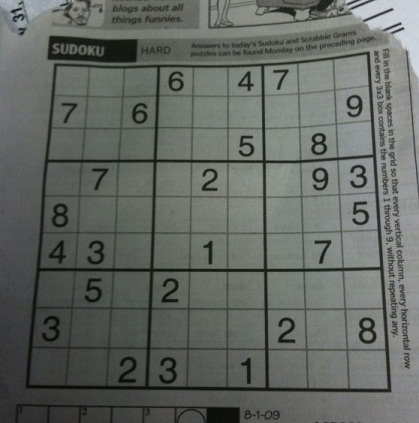
#> input picture Image-Processing-Lab-04-Huy/sudoku.png, 419 x 423 px
$ python -i Exercise03.py   (imports and definitions only)
#> lines starting #> are read from the running program, lines starting #| are printed output that depends on the picture; after the words box and inside, x2 and y2 are one past the last pixel; in counts of white or black regions, pixels touching at a corner belong together
#> further down, picture is the input picture: shape (423, 419, 3); mean B, G, R 98.9, 103.6, 99.4
"""
Using morphological operations and contour to draw rectangles surrounding each digit (bounding boxes).

(1) Convert to binary image (mask of numbers) using thresholding techniques
(2) Using opening and closing to remove noise and connect broken digits
(3) Using dilation to connect digits of each numbers (choose a suitable kernel in size)

"""

import cv2 as cv
import numpy as np

def exercise03(image):
    # read image
    numbers_img = image

    # convert image to grayscale
    gray_numbers = cv.cvtColor(numbers_img, cv.COLOR_BGR2GRAY)

    # convert to binary
    thresh = cv.threshold(gray_numbers, 0, 255, cv.THRESH_BINARY_INV | cv.THRESH_OTSU)[1]
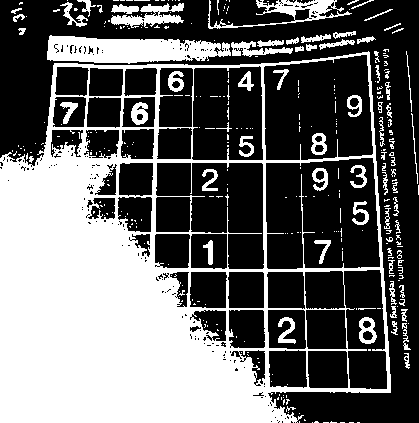
#> thresh: shape (423, 419); 40.5% white; 336 white regions (260 under 20 px)

    # create kernel
    kernel = np.ones((1, 1), np.uint8)

    # connect digits to make it a whole number
    opening = cv.morphologyEx(thresh, cv.MORPH_OPEN, kernel)

    # getting contours
    contours, hierarchy = cv.findContours(
        opening, cv.RETR_TREE, cv.CHAIN_APPROX_NONE)
#> contours = 661 contours, 552 with area under 20; largest, box (x1, y1, x2, y2) and area: (0, 51, 391, 423) 128846, (265, 157, 381, 270) 11972, (263, 54, 374, 161) 10404, (155, 162, 265, 270) 7596, (191, 65, 264, 161) 6472

    numbers_contours = cv.drawContours(
        numbers_img, contours, -1, (0, 255, 0), 1, cv.LINE_AA)
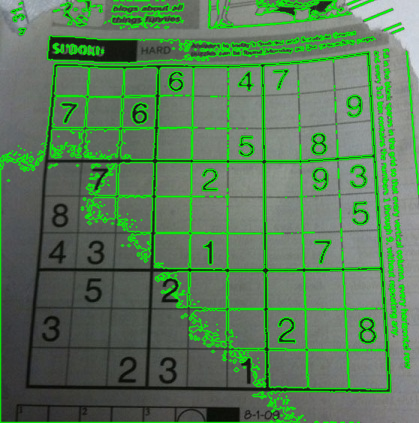
#> numbers_contours: shape (423, 419, 3); mean B, G, R 90, 122.5, 90.3

    for c in contours:
        x, y, w, h = cv.boundingRect(c)

        # Make sure contour area is large enough
        if (cv.contourArea(c)) > 20:
            cv.rectangle(numbers_contours, (x, y), (x+w, y+h), (255, 0, 0), 2)
#> this loop made 661 passes
#> (x, y, w, h) on passes 2 to 4: (349, 422, 5, 1), (340, 422, 5, 1), (323, 422, 6, 1)
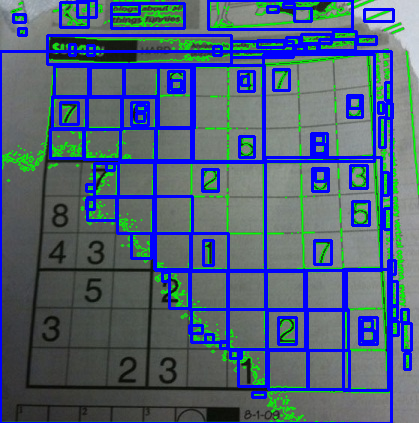
#> numbers_contours: shape (423, 419, 3); 16.71% of pixels changed, all inside (x1, y1, x2, y2) = (0, 0, 413, 423)

    cv.imshow('All contours with bounding box', numbers_contours)
    cv.waitKey(0)
    cv.destroyAllWindows()

    cv.waitKey()

    # write final image to Output
    cv.imwrite("Output/exercise03.png", numbers_contours)

>>> import cv2
>>> picture = cv2.imread('sudoku.png')
>>> result = exercise03(picture)
